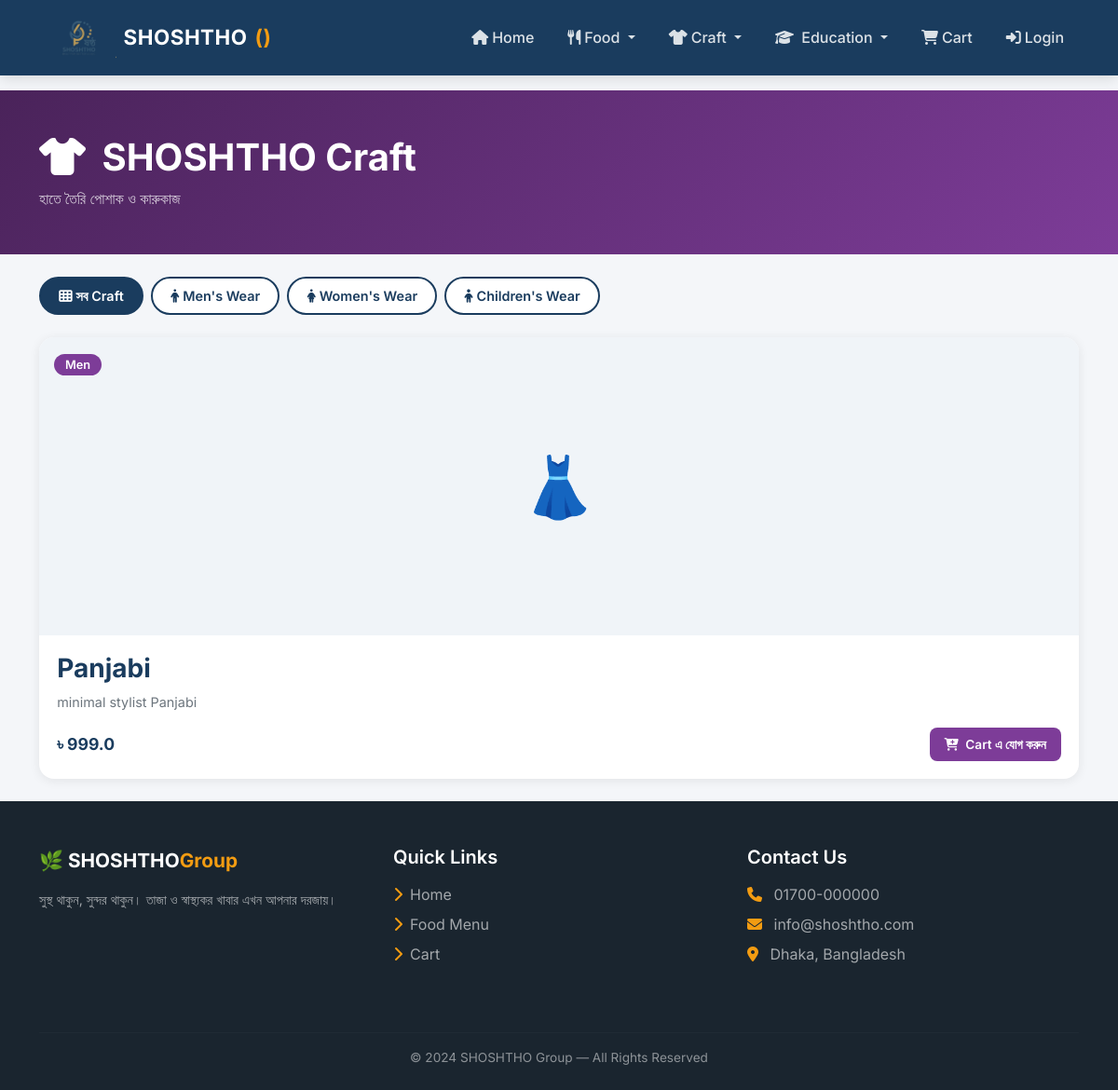
The app's page /craft with its own data.
### app/models.py (models this page shows)
class CraftItem(db.Model):
    id = db.Column(db.Integer, primary_key=True)
    name = db.Column(db.String(200), nullable=False)
    description = db.Column(db.Text)
    price = db.Column(db.Float, nullable=False)
    old_price = db.Column(db.Float, nullable=True)
    badge = db.Column(db.String(50), nullable=True)
    category = db.Column(db.String(100))
    image_url = db.Column(db.String(300))
    is_available = db.Column(db.Boolean, default=True)
    is_featured = db.Column(db.Boolean, default=False)
    sort_order = db.Column(db.Integer, default=0)
    created_at = db.Column(db.DateTime,
                           default=datetime.utcnow)

### app/routes/shop.py (the view)
@shop.route('/craft')
def craft():
    category = request.args.get('category')
    if category:
        items = CraftItem.query.filter_by(
            is_available=True,
            category=category
        ).order_by(CraftItem.sort_order).all()
    else:
        items = CraftItem.query.filter_by(
            is_available=True
        ).order_by(CraftItem.sort_order).all()
    sliders = Banner.query.filter_by(
        page='craft',
        banner_type='slider',
        is_active=True
    ).order_by(Banner.sort_order).all()
    minis = Banner.query.filter_by(
        page='craft',
        banner_type='mini',
        is_active=True
    ).order_by(Banner.sort_order).limit(2).all()
    return render_template('craft.html',
                           items=items,
                           sliders=sliders,
                           minis=minis,
                           current_cat=category)

### app/routes/shop.py (called while the page is built)
@shop.app_context_processor
def inject_globals():
    return dict(get_blogs=get_blogs)

### app/templates/craft.html (shortened to what this page needs)
{% extends 'base.html' %}
{% block content %}
<div class="craft-page-header">
    <div class="container">
        <h1 class="fw-bold text-white mb-2">
            <i class="fas fa-tshirt me-2"></i>
            SHOSHTHO Craft
        </h1>
        <p class="text-white opacity-75 mb-0">
            হাতে তৈরি পোশাক ও কারুকাজ
        </p>
    </div>
</div>
<div class="container my-4">
    <div class="d-flex flex-wrap gap-2 mb-4">
        <a href="/craft"
           class="filter-btn {% if not current_cat %}active-filter{% endif %}">
            <i class="fas fa-th me-1"></i>সব Craft
        </a>
        <a href="/craft?category=Men"
           class="filter-btn {% if current_cat=='Men' %}active-filter{% endif %}"
           style="--fc:#2e86c1;">
            <i class="fas fa-male me-1"></i>Men's Wear
        </a>
        <a href="/craft?category=Women"
           class="filter-btn {% if current_cat=='Women' %}active-filter{% endif %}"
           style="--fc:#e74c3c;">
            <i class="fas fa-female me-1"></i>Women's Wear
        </a>
        <a href="/craft?category=Child"
           class="filter-btn {% if current_cat=='Child' %}active-filter{% endif %}"
           style="--fc:#f39c12;">
            <i class="fas fa-child me-1"></i>Children's Wear
        </a>
    </div>
    {% if items %}
    <div class="magazine-grid">
        {% for item in items %}
        {% if loop.index == 1 %}
        <div class="mag-featured">
            <div class="mag-card">
                <div class="mag-img-wrap">
                    {% if item.image_url %}
                    <img src="{{ item.image_url }}"
                         class="mag-img" alt="{{ item.name }}">
                    {% else %}
                    <div class="mag-no-img">👗</div>
                    {% endif %}
                    <div class="mag-overlay">
                        <span class="mag-cat"
                              style="background:#7d3c98;">
                            {{ item.category }}
                        </span>
                    </div>
                </div>
                <div class="mag-body">
                    <h3 class="mag-title">{{ item.name }}</h3>
                    <p class="mag-desc">{{ item.description }}</p>
                    <div class="mag-footer">
                        <span class="mag-price">৳ {{ item.price }}</span>
                        <form action="/cart/add/craft/{{ item.id }}"
                              method="POST">
                            <button class="mag-btn"
                                    style="background:#7d3c98;">
                                <i class="fas fa-cart-plus me-1"></i>
                                Cart এ যোগ করুন
                            </button>
                        </form>
                    </div>
                </div>
            </div>
        </div>
        {% endif %}
        {% endfor %}
    </div>
    {% endif %}
</div>
{% endblock %}

### app/templates/base.html (style rules this page uses)
:root { --primary: #1a3c5e; --secondary: #2e86c1; --accent: #f39c12; --light: #f8f9fa; --dark: #1a252f; --text: #2c3e50; }
* { margin: 0; padding: 0; box-sizing: border-box; }
body { font-family: 'Inter', 'Hind Siliguri', sans-serif; color: var(--text); background: #f4f6f9; }
.craft-page-header { background: linear-gradient(135deg,#4a235a,#7d3c98); padding: 3rem 0; margin-bottom: 0; }
.filter-btn { padding: 0.5rem 1.2rem; border-radius: 50px; border: 2px solid #1a3c5e; color: #1a3c5e; text-decoration: none; font-weight: 600; font-size: 0.9rem; transition: all 0.2s; background: white; }
.active-filter { background: #1a3c5e; color: white !important; }
.magazine-grid { display: flex; flex-direction: column; gap: 1.5rem; }
.mag-featured { width: 100%; }
.mag-card { background: white; border-radius: 16px; overflow: hidden; box-shadow: 0 2px 12px rgba(0,0,0,0.08); transition: all 0.3s; }
.mag-img-wrap { position: relative; height: 320px; overflow: hidden; cursor: zoom-in; }
.mag-no-img { width: 100%; height: 100%; display: flex; align-items: center; justify-content: center; background: #f0f4f8; font-size: 4rem; }
.mag-overlay { position: absolute; top: 1rem; left: 1rem; }
.mag-cat { background: #1a3c5e; color: white; padding: 4px 12px; border-radius: 50px; font-size: 0.8rem; font-weight: 600; }
.mag-body { padding: 1.2rem; }
.mag-title { font-weight: 700; color: #1a3c5e; margin-bottom: 0.5rem; }
.mag-desc { color: #6c757d; font-size: 0.9rem; margin-bottom: 1rem; }
.mag-footer { display: flex; justify-content: space-between; align-items: center; }
.mag-price { font-weight: 700; font-size: 1.1rem; color: #1a3c5e; }
.mag-btn { background: #1a3c5e; color: white; border: none; padding: 0.5rem 1rem; border-radius: 8px; font-weight: 600; font-size: 0.85rem; transition: all 0.2s; cursor: pointer; }
body { padding-bottom: 70px; }
@media (min-width: 768px) { body { padding-bottom: 0; } }

### records on screen
CraftItem: category "Men", name "Panjabi", description "minimal stylist Panjabi", price "999.0"
